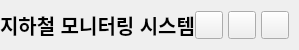
           <widget class="QFrame" name="contentTopBg">
            <property name="minimumSize">
             <size>
              <width>0</width>
              <height>50</height>
             </size>
            </property>
            <property name="maximumSize">
             <size>
              <width>16777215</width>
              <height>50</height>
             </size>
            </property>
            <property name="frameShape">
             <enum>QFrame::Shape::NoFrame</enum>
            </property>
            <property name="frameShadow">
             <enum>QFrame::Shadow::Raised</enum>
            </property>
            <layout class="QHBoxLayout" name="horizontalLayout">
             <property name="spacing">
              <number>0</number>
             </property>
             <property name="leftMargin">
              <number>0</number>
             </property>
             <property name="topMargin">
              <number>0</number>
             </property>
             <property name="rightMargin">
              <number>10</number>
             </property>
             <property name="bottomMargin">
              <number>0</number>
             </property>
             <item>
              <widget class="QFrame" name="leftBox">
               <property name="sizePolicy">
                <sizepolicy hsizetype="Expanding" vsizetype="Preferred">
                 <horstretch>0</horstretch>
                 <verstretch>0</verstretch>
                </sizepolicy>
               </property>
               <property name="frameShape">
                <enum>QFrame::Shape::NoFrame</enum>
               </property>
               <property name="frameShadow">
                <enum>QFrame::Shadow::Raised</enum>
               </property>
               <layout class="QHBoxLayout" name="horizontalLayout_3">
                <property name="spacing">
                 <number>0</number>
                </property>
                <property name="leftMargin">
                 <number>0</number>
                </property>
                <property name="topMargin">
                 <number>0</number>
                </property>
                <property name="rightMargin">
                 <number>0</number>
                </property>
                <property name="bottomMargin">
                 <number>0</number>
                </property>
                <item>
                 <widget class="QLabel" name="titleRightInfo">
                  <property name="sizePolicy">
                   <sizepolicy hsizetype="Preferred" vsizetype="Expanding">
                    <horstretch>0</horstretch>
                    <verstretch>0</verstretch>
                   </sizepolicy>
                  </property>
                  <property name="maximumSize">
                   <size>
                    <width>16777215</width>
                    <height>45</height>
                   </size>
                  </property>
                  <property name="font">
                   <font>
                    <family>Segoe UI</family>
                    <pointsize>-1</pointsize>
                    <italic>false</italic>
                    <bold>true</bold>
                   </font>
                  </property>
                  <property name="styleSheet">
                   <string notr="true">QLabel {
    font-weight: bold;
	font-size: 20px;
}</string>
                  </property>
                  <property name="text">
                   <string>지하철 모니터링 시스템</string>
                  </property>
                  <property name="alignment">
                   <set>Qt::AlignmentFlag::AlignLeading|Qt::AlignmentFlag::AlignLeft|Qt::AlignmentFlag::AlignVCenter</set>
                  </property>
                 </widget>
                </item>
               </layout>
              </widget>
             </item>
             <item alignment="Qt::AlignmentFlag::AlignRight">
              <widget class="QFrame" name="rightButtons">
               <property name="minimumSize">
                <size>
                 <width>0</width>
                 <height>28</height>
                </size>
               </property>
               <property name="frameShape">
                <enum>QFrame::Shape::NoFrame</enum>
               </property>
               <property name="frameShadow">
                <enum>QFrame::Shadow::Raised</enum>
               </property>
               <layout class="QHBoxLayout" name="horizontalLayout_2">
                <property name="spacing">
                 <number>5</number>
                </property>
                <property name="leftMargin">
                 <number>0</number>
                </property>
                <property name="topMargin">
                 <number>0</number>
                </property>
                <property name="rightMargin">
                 <number>0</number>
                </property>
                <property name="bottomMargin">
                 <number>0</number>
                </property>
                <item>
                 <widget class="QPushButton" name="minimizeAppBtn">
                  <property name="minimumSize">
                   <size>
                    <width>28</width>
                    <height>28</height>
                   </size>
                  </property>
                  <property name="maximumSize">
                   <size>
                    <width>28</width>
                    <height>28</height>
                   </size>
                  </property>
                  <property name="cursor">
                   <cursorShape>PointingHandCursor</cursorShape>
                  </property>
                  <property name="toolTip">
                   <string>Minimize</string>
                  </property>
                  <property name="text">
                   <string/>
                  </property>
                  <property name="icon">
                   <iconset resource="resources.qrc">
                    <normaloff>:/icons/images/icons/icon_minimize.png</normaloff>:/icons/images/icons/icon_minimize.png</iconset>
                  </property>
                  <property name="iconSize">
                   <size>
                    <width>20</width>
                    <height>20</height>
                   </size>
                  </property>
                 </widget>
                </item>
                <item>
                 <widget class="QPushButton" name="maximizeRestoreAppBtn">
                  <property name="minimumSize">
                   <size>
                    <width>28</width>
                    <height>28</height>
                   </size>
                  </property>
                  <property name="maximumSize">
                   <size>
                    <width>28</width>
                    <height>28</height>
                   </size>
                  </property>
                  <property name="font">
                   <font>
                    <family>Segoe UI</family>
                    <pointsize>10</pointsize>
                    <italic>false</italic>
                    <bold>false</bold>
                    <stylestrategy>PreferDefault</stylestrategy>
                   </font>
                  </property>
                  <property name="cursor">
                   <cursorShape>PointingHandCursor</cursorShape>
                  </property>
                  <property name="toolTip">
                   <string>Maximize</string>
                  </property>
                  <property name="text">
                   <string/>
                  </property>
                  <property name="icon">
                   <iconset resource="resources.qrc">
                    <normaloff>:/icons/images/icons/icon_maximize.png</normaloff>:/icons/images/icons/icon_maximize.png</iconset>
                  </property>
                  <property name="iconSize">
                   <size>
                    <width>20</width>
                    <height>20</height>
                   </size>
                  </property>
                 </widget>
                </item>
                <item>
                 <widget class="QPushButton" name="closeAppBtn">
                  <property name="minimumSize">
                   <size>
                    <width>28</width>
                    <height>28</height>
                   </size>
                  </property>
                  <property name="maximumSize">
                   <size>
                    <width>28</width>
                    <height>28</height>
                   </size>
                  </property>
                  <property name="cursor">
                   <cursorShape>PointingHandCursor</cursorShape>
                  </property>
                  <property name="toolTip">
                   <string>Close</string>
                  </property>
                  <property name="text">
                   <string/>
                  </property>
                  <property name="icon">
                   <iconset resource="resources.qrc">
                    <normaloff>:/icons/images/icons/icon_close.png</normaloff>:/icons/images/icons/icon_close.png</iconset>
                  </property>
                  <property name="iconSize">
                   <size>
                    <width>20</width>
                    <height>20</height>
                   </size>
                  </property>
                 </widget>
                </item>
               </layout>
              </widget>
             </item>
            </layout>
           </widget>
